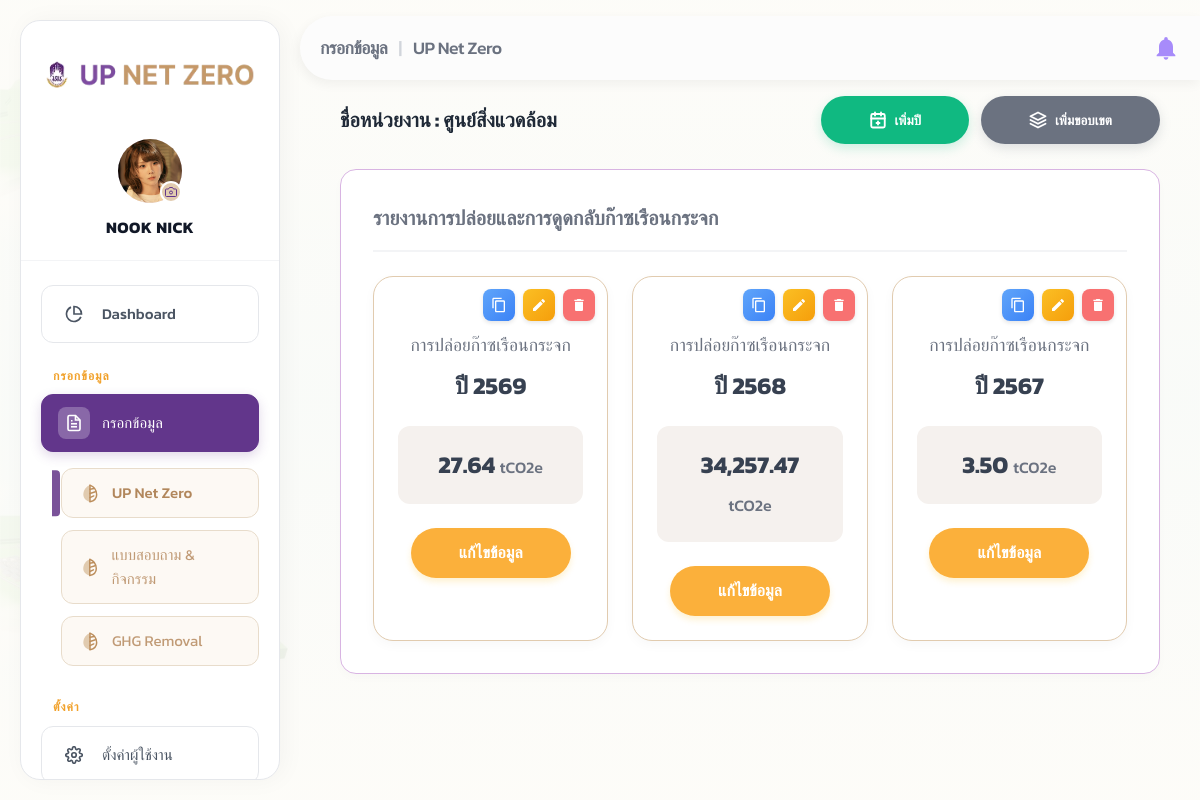
The page /admin/items.php (signed in) on the database its author committed.
### tables this page shows
CREATE TABLE `admin_year` (
  `id` int(11) NOT NULL AUTO_INCREMENT,
  `year` int(11) NOT NULL,
  `created_at` timestamp NULL DEFAULT current_timestamp(),
  PRIMARY KEY (`id`),
  UNIQUE KEY `uniq_year` (`year`)
);

### config/db.php (called while the page is built, shortened)
<?php
if (!function_exists('asset_v')) {
    function asset_v(string $rel): string
    {
        static $cache = [];
        if (!array_key_exists($rel, $cache)) {
            $abs = dirname(__DIR__) . '/' . ltrim($rel, '/');
            $m = @filemtime($abs);
            $cache[$rel] = $m ? ('?v=' . $m) : '';
        }
        return $cache[$rel];
    }
}

### admin/items.php (the view, shortened to what this page needs)
<?php
require_once __DIR__ . '/../config/db.php';
$pdo = getDB();
$root = '../';
$role = $_SESSION['role'];
$fetch_years_sql = '
    SELECT y.id, y.year, COALESCE(SUM(ui.Vol * ai.AD)/1000, 0) AS total_emission
    FROM admin_year y
    LEFT JOIN user_item ui ON ui.year_id = y.id
    LEFT JOIN admin_item ai ON ai.id = ui.admin_item_id
    GROUP BY y.id, y.year
    ORDER BY y.year DESC
';
$years = $pdo->query($fetch_years_sql)->fetchAll();
?>
<!DOCTYPE html>
<html lang="th">
<head>
    <link rel="stylesheet" href="<?= $root ?>assets/css/admin.css<?= asset_v('assets/css/admin.css') ?>">
    <link rel="stylesheet" href="<?= $root ?>assets/css/sidebar.css<?= asset_v('assets/css/sidebar.css') ?>">
</head>
<body>
    <?php include_once __DIR__ . '/includes/sidebar.php'; ?>
    <main class="main-content" style="background-color: transparent;">
        <?php include_once __DIR__ . '/includes/header.php'; ?>
        <div class="page-content" style="padding-top: 1rem;">
            <div style="display: flex; justify-content: space-between; align-items: center; margin-bottom: 25px;">
                <div style="color: var(--text-primary); font-weight: 800; font-size: 1.25rem;">
                    ชื่อหน่วยงาน : <?= htmlspecialchars($affiliation_name ?? 'ADMIN(คณะ)') ?>
                </div>
                <?php if ($role === 'admin'): ?>
                    <div style="display: flex; gap: 12px;">
                        <button onclick="openModal('modal-add-year')" class="btn-primary"
                            style="background: #10B981; box-shadow: 0 4px 12px rgba(16, 185, 129, 0.2); display: flex; align-items: center; gap: 8px; border: none;">
                            เพิ่มปี
                        </button>
                        <button onclick="openModal('modal-add-scope')" class="btn-primary"
                            style="background: #6B7280; box-shadow: 0 4px 12px rgba(107, 114, 128, 0.2); display: flex; align-items: center; gap: 8px; border: none;">
                            <svg width="18" height="18" viewBox="0 0 24 24" fill="none" stroke="currentColor"
                                stroke-width="2.5" stroke-linecap="round" stroke-linejoin="round">
                                <path d="M12 2L2 7l10 5 10-5-10-5zM2 17l10 5 10-5M2 12l10 5 10-5"></path>
                            </svg>
                            เพิ่มขอบเขต
                        </button>
                    </div>
                <?php endif; ?>
            </div>
            <div
                style="background: #FFFFFF; border: 1px solid #D8B4E2; border-radius: 16px; padding: 32px; box-shadow: 0 4px 10px rgba(0,0,0,0.02);">
                <h3
                    style="color: #6B7280; font-size: 1.25rem; font-weight: 600; margin-bottom: 24px; border-bottom: 2px solid #F3F4F6; padding-bottom: 16px;">
                    รายงานการปล่อยและการดูดกลับก๊าซเรือนกระจก
                </h3>
                <div style="display: grid; grid-template-columns: repeat(3, 1fr); gap: 24px;">
                    <?php foreach ($years as $y): ?>
                        <div
                            style="border: 1px solid #E1CBAF; border-radius: 20px; padding: 24px; text-align: center; background: #FFFFFF; box-shadow: 0 4px 12px rgba(0,0,0,0.03); position: relative;">
                            <div style="position: absolute; top: 12px; right: 12px; display: flex; gap: 8px;">
                                <button onclick="openCopyYearModal(<?= $y['id'] ?>, '<?= $y['year'] ?>')"
                                    style="background: linear-gradient(135deg, #60A5FA 0%, #3B82F6 100%); color: white; border: none; width: 32px; height: 32px; border-radius: 8px; cursor: pointer; display: flex; align-items: center; justify-content: center; box-shadow: 0 2px 4px rgba(0,0,0,0.1); transition: all 0.2s;"
                                    title="คัดลอกข้อมูลจากปีอื่น"
                                    onmouseover="this.style.transform='translateY(-2px)'; this.style.boxShadow='0 6px 14px rgba(59,130,246,0.4)'"
                                    onmouseout="this.style.transform='none'; this.style.boxShadow='0 2px 4px rgba(0,0,0,0.1)'">
                                    <svg viewBox="0 0 24 24" width="16" height="16" fill="currentColor">
                                        <path
                                            d="M16 1H4c-1.1 0-2 .9-2 2v14h2V3h12V1zm3 4H8c-1.1 0-2 .9-2 2v14c0 1.1.9 2 2 2h11c1.1 0 2-.9 2-2V7c0-1.1-.9-2-2-2zm0 16H8V7h11v14z" />
                                    </svg>
                                </button>
                                <button onclick="openEditYearModal(<?= $y['id'] ?>, '<?= $y['year'] ?>')"
                                    style="background: linear-gradient(135deg, #FBBF24 0%, #F59E0B 100%); color: white; border: none; width: 32px; height: 32px; border-radius: 8px; cursor: pointer; display: flex; align-items: center; justify-content: center; box-shadow: 0 2px 4px rgba(0,0,0,0.1); transition: all 0.2s;"
                                    onmouseover="this.style.transform='translateY(-2px)'; this.style.boxShadow='0 6px 14px rgba(245,158,11,0.4)'"
                                    onmouseout="this.style.transform='none'; this.style.boxShadow='0 2px 4px rgba(0,0,0,0.1)'">
                                    <svg viewBox="0 0 24 24" width="16" height="16" fill="currentColor">
                                        <path
                                            d="M3 17.25V21h3.75L17.81 9.94l-3.75-3.75L3 17.25zM20.71 7.04c.39-.39.39-1.02 0-1.41l-2.34-2.34c-.39-.39-1.02-.39-1.41 0l-1.83 1.83 3.75 3.75 1.83-1.83z" />
                                    </svg>
                                </button>
                                <form method="POST" style="margin:0;" id="deleteYearForm_<?= $y['id'] ?>">
                                    <button type="button"
                                        onclick="openConfirmDelete(document.getElementById('deleteYearForm_<?= $y['id'] ?>'), 'ยืนยันการลบปีงบประมาณ <?= $y['year'] ?>? \nรายการและข้อมูลทั้งหมดในปีนี้จะถูกลบถาวร!')"
                                        style="background: #F87171; color: white; border: none; width: 32px; height: 32px; border-radius: 8px; cursor: pointer; display: flex; align-items: center; justify-content: center; box-shadow: 0 2px 4px rgba(0,0,0,0.1); transition: all 0.2s;"
                                        onmouseover="this.style.transform='translateY(-2px)'; this.style.boxShadow='0 6px 14px rgba(248,113,113,0.45)'"
                                        onmouseout="this.style.transform='none'; this.style.boxShadow='0 2px 4px rgba(0,0,0,0.1)'">
                                        <svg viewBox="0 0 24 24" width="16" height="16" fill="currentColor">
                                            <path
                                                d="M6 19c0 1.1.9 2 2 2h8c1.1 0 2-.9 2-2V7H6v12zM19 4h-3.5l-1-1h-5l-1 1H5v2h14V4z" />
                                        </svg>
                                    </button>
                                </form>
                            </div>
                            <div
                                style="color: #6B7280; font-size: 1.1rem; font-weight: 500; margin-bottom: 8px; margin-top: 30px;">
                                การปล่อยก๊าซเรือนกระจก</div>
                            <div style="color: #374151; font-size: 1.5rem; font-weight: 700; margin-bottom: 20px;">
                                ปี <?= htmlspecialchars($y['year']) ?>
                            </div>
                            <div
                                style="background: #F5F1EE; border-radius: 12px; padding: 20px; color: #374151; font-weight: 700; font-size: 1.5rem; margin-bottom: 24px;">
                                <?= number_format($y['total_emission'] ?? 0, 2) ?>
                                <span style="font-size: 1rem; font-weight: 500; color: #6B7280;">tCO2e</span>
                            </div>
                            <a href="data_entry.php?year=<?= $y['id'] ?>"
                                style="display: inline-block; background: #FBB03B; color: #FFFFFF; text-decoration: none; font-weight: 700; padding: 12px 48px; border-radius: 9999px; font-size: 1rem; box-shadow: 0 4px 6px rgba(251, 191, 36, 0.2); transition: all 0.2s;"
                                onmouseover="this.style.background='#F59E0B'; this.style.transform='translateY(-2px)'"
                                onmouseout="this.style.background='#FBB03B'; this.style.transform='none'">
                                แก้ไขข้อมูล
                            </a>
                        </div>
                    <?php endforeach; ?>
                </div>
            </div>
        </div>
    </main>
</body>
</html>

### assets/css/admin.css (style rules this page uses)
:root { --clr-primary: #62368B; --clr-secondary: #502A75; --clr-accent: #FBB03B; --clr-success: #10B981; --clr-danger: #EF4444; --clr-warning: #F59E0B; --scope1: #F97316; --scope2: #EAB308; --scope3: #3B82F6; --sidebar-w: 260px; --header-h: 64px; --bg-base: #FDFCF8; --bg-surface: #FFFFFF; --bg-card: #FFFFFF; --bg-hover: #F9FAFB; --border: #E8DDCE; --text-primary: #1F2937; --text-secondary: #4B5563; --text-muted: #9CA3AF; --glass-bg: rgba(255, 255, 255, 0.82); --glass-blur: 16px; --transition: 0.3s cubic-bezier(0.4, 0, 0.2, 1); --radius-card: 24px; --radius-btn: 12px; }
*, *::before, *::after { box-sizing: border-box; margin: 0; padding: 0; }
body, input, button, select, textarea { font-family: 'Kanit', sans-serif; }
body { background: linear-gradient(rgba(253, 252, 248, 0.95), rgba(253, 252, 248, 0.95)), url('../images/island_bg_opt.webp') no-repeat center center fixed; background-size: cover; color: var(--text-primary); min-height: 100vh; display: flex; line-height: 1.6; -webkit-font-smoothing: antialiased; }
.main-content { flex: 1; margin-left: 0; min-width: 0; display: flex; flex-direction: column; }
.page-content { padding: 3rem 2.5rem; max-width: 1440px; width: 100%; margin: 0 auto; }
.btn-primary { background: var(--clr-primary); color: white; padding: 14px 48px; border-radius: 999px; font-weight: 700; border: none; cursor: pointer; transition: all 0.3s; box-shadow: 0 8px 20px rgba(98, 54, 139, 0.25); }

### assets/css/sidebar.css (style rules this page uses)
.main-content { margin-left: 390px !important; width: calc(100% - 390px) !important; transition: none !important; }
@media (min-width: 993px) and (max-width: 1200px) { .main-content { margin-left: 300px !important; width: calc(100% - 300px) !important; } }

### rows shown on the page
admin_year: year "2569", total_emission "27.64"
admin_year: year "2568", total_emission "34,257.47"
admin_year: year "2567", total_emission "3.50"

### other values the page prints
$admin_name "NOOK NICK"
$page_title "กรอกข้อมูล"
$page_title2 "UP Net Zero"
$affiliation_name "ศูนย์สิ่งแวดล้อม"
